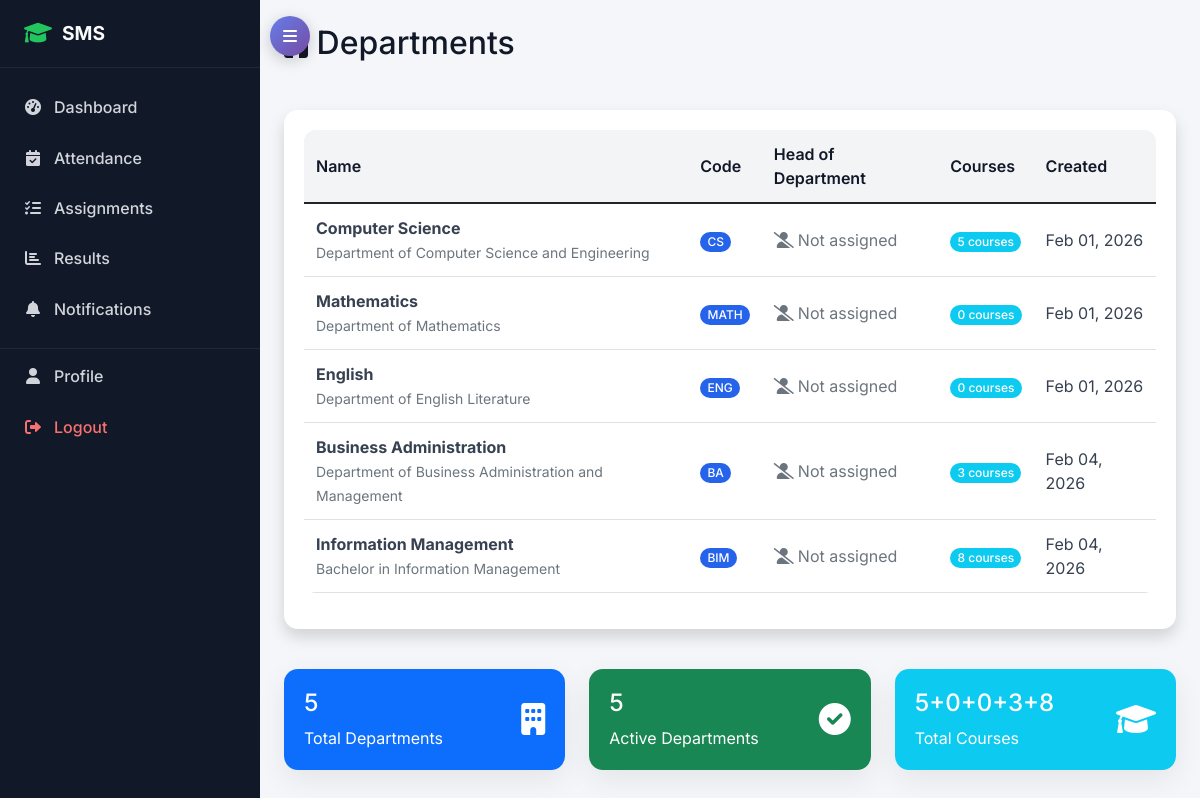
Page /academic/departments/ (signed in) on the committed database.
### academic/models.py (models this page shows, shortened)
class Department(models.Model):
    name = models.CharField(max_length=100, unique=True)
    code = models.CharField(max_length=10, unique=True)
    description = models.TextField(blank=True)
    head_of_department = models.ForeignKey(TeacherProfile, on_delete=models.SET_NULL, null=True, blank=True)
    created_at = models.DateTimeField(auto_now_add=True)

### academic/views.py (the view)
# urls.py: path('departments/', views.department_list, name='department_list'),
@login_required
def department_list(request):
    departments = Department.objects.all().annotate(
        course_count=Count('course'),
        teacher_count=Count('course__subject__teachersubjectassignment__teacher', distinct=True)
    )
    context = {
        'departments': departments,
        'can_manage': request.user.user_type == 'admin'
    }
    return render(request, 'academic/department_list.html', context)

### templates/academic/department_list.html (shortened to what this page needs)
{% extends 'base.html' %}
{% block content %}
<div class="row">
    <div class="col-12">
        <div class="d-flex justify-content-between align-items-center mb-4">
            <h2><i class="fas fa-building"></i> Departments</h2>
        </div>
    </div>
</div>
<div class="row">
    <div class="col-12">
        <div class="card shadow">
            <div class="card-body">
                <div class="table-responsive">
                    <table class="table table-hover">
                        <thead>
                            <tr>
                                <th>Name</th>
                                <th>Code</th>
                                <th>Head of Department</th>
                                <th>Courses</th>
                                <th>Created</th>
                            </tr>
                        </thead>
                        <tbody>
                            {% for department in departments %}
                            <tr>
                                <td>
                                    <strong>{{ department.name }}</strong>
                                    {% if department.description %}
                                        <br><small class="text-muted">{{ department.description|truncatewords:10 }}</small>
                                    {% endif %}
                                </td>
                                <td><span class="badge bg-primary">{{ department.code }}</span></td>
                                <td>
                                    {% if department.head_of_department %}
                                        <div class="d-flex align-items-center">
                                            <i class="fas fa-user-tie me-2 text-primary"></i>
                                            <div>
                                                <strong>{{ department.head_of_department.user.get_full_name }}</strong>
                                                <br><small class="text-muted">{{ department.head_of_department.user.email }}</small>
                                            </div>
                                        </div>
                                    {% else %}
                                        <span class="text-muted"><i class="fas fa-user-slash me-1"></i>Not assigned</span>
                                    {% endif %}
                                </td>
                                <td>
                                    <span class="badge bg-info">{{ department.course_count }} course{{ department.course_count|pluralize }}</span>
                                </td>
                                <td>{{ department.created_at|date:"M d, Y" }}</td>
                            </tr>
                            {% endfor %}
                        </tbody>
                    </table>
                </div>
            </div>
        </div>
    </div>
</div>
{% if departments %}
<div class="row mt-4">
    <div class="col-md-4">
        <div class="card bg-primary text-white">
            <div class="card-body">
                <div class="d-flex justify-content-between">
                    <div>
                        <h4>{{ departments.count }}</h4>
                        <p class="mb-0">Total Departments</p>
                    </div>
                    <div class="align-self-center">
                        <i class="fas fa-building fa-2x"></i>
                    </div>
                </div>
            </div>
        </div>
    </div>
    <div class="col-md-4">
        <div class="card bg-success text-white">
            <div class="card-body">
                <div class="d-flex justify-content-between">
                    <div>
                        <h4>{{ departments|length }}</h4>
                        <p class="mb-0">Active Departments</p>
                    </div>
                    <div class="align-self-center">
                        <i class="fas fa-check-circle fa-2x"></i>
                    </div>
                </div>
            </div>
        </div>
    </div>
    <div class="col-md-4">
        <div class="card bg-info text-white">
            <div class="card-body">
                <div class="d-flex justify-content-between">
                    <div>
                        <h4>{% for dept in departments %}{{ dept.course_count|add:0 }}{% if not forloop.last %}+{% endif %}{% endfor %}</h4>
                        <p class="mb-0">Total Courses</p>
                    </div>
                    <div class="align-self-center">
                        <i class="fas fa-graduation-cap fa-2x"></i>
                    </div>
                </div>
            </div>
        </div>
    </div>
</div>
{% endif %}
{% endblock %}

### rows in the picture
Department: name "Computer Science", description "Department of Computer Science and Engineering", code "CS", shows "Not assigned", course_count "5", created_at "Feb 01, 2026", course_count|add "5"
Department: name "Mathematics", description "Department of Mathematics", code "MATH", shows "Not assigned", course_count "0", created_at "Feb 01, 2026", course_count|add "0"
Department: name "English", description "Department of English Literature", code "ENG", shows "Not assigned", course_count "0", created_at "Feb 01, 2026", course_count|add "0"
Department: name "Business Administration", description "Department of Business Administration and Management", code "BA", shows "Not assigned", course_count "3", created_at "Feb 04, 2026", course_count|add "3"
Department: name "Information Management", description "Bachelor in Information Management", code "BIM", shows "Not assigned", course_count "8", created_at "Feb 04, 2026", course_count|add "8"

### other values in the picture
{{ departments.count }} "5"
{{ departments|length }} "5"
